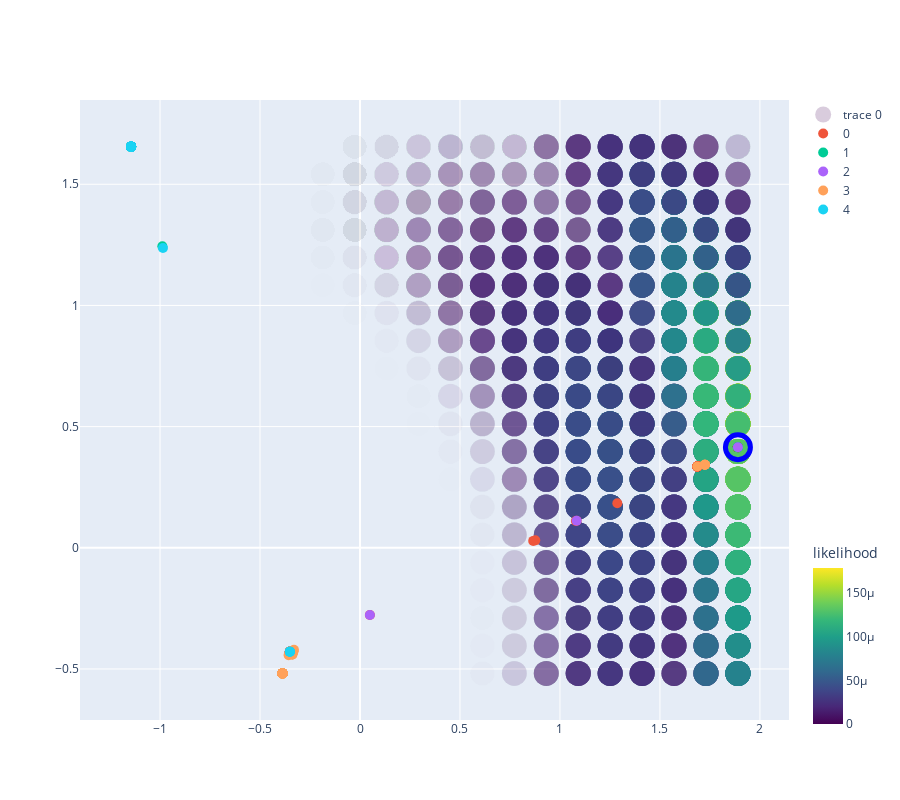

Notebook code cell kept with this figure:
### Code cell
fig_dual= [trace]

fig_dual.extend(figwl)

layout= go.Layout(
    height= 800,
    width= 900
)
Figure= go.Figure(data= fig_dual,layout= layout)
iplot(Figure)

### Figure 1 — Plotly figure (JSON) as saved in the notebook; plotly's stock layout.template omitted (floating-point values rounded to 4 significant figures; data arrays with more than 128 entries replaced by an {"elided": "..."} marker saying what was removed)
{"data": [{"marker": {"color": {"elided": "8000 float values"}, "colorbar": {"len": 200, "lenmode": "pixels", "title": {"text": "likelihood"}, "y": 0.3, "yanchor": "top"}, "colorscale": [[0, "#440154"], [0.1111, "#482878"], [0.2222, "#3e4989"], [0.3333, "#31688e"], [0.4444, "#26828e"], [0.5556, "#1f9e89"], [0.6667, "#35b779"], [0.7778, "#6ece58"], [0.8889, "#b5de2b"], [1, "#fde725"]], "line": {"width": 0}, "opacity": {"elided": "8000 float values"}, "size": 25, "symbol": "circle"}, "mode": "markers", "type": "scatter", "x": {"elided": "8000 float values"}, "y": {"elided": "8000 float values"}}, {"marker": {"size": 10}, "mode": "markers", "name": "0", "text": ["i61_pop0_temp", "i63_pop0_temp", "i65_pop0_temp", "i87_pop0_temp", "i88_pop0_temp", "i89_pop0_temp", "i90_pop0_temp", "i91_pop0_temp", "i92_pop0_temp", "i93_pop0_temp", "i94_pop0_temp", "i95_pop0_temp", "i96_pop0_temp", "i97_pop0_temp", "i98_pop0_temp", "i99_pop0_temp", "i100_pop0_temp", "i101_pop0_temp", "i102_pop0_temp", "i103_pop0_temp", "i104_pop0_temp", "i105_pop0_temp", "i106_pop0_subtrop", "i107_pop0_temp", "i108_pop0_temp", "i109_pop0_temp", "i110_pop0_temp", "i111_pop0_temp", "i112_pop0_temp", "i113_pop0_temp", "i114_pop0_temp", "i116_pop0_temp", "i117_pop0_temp", "i118_pop0_temp", "i119_pop0_temp", "i120_pop0_temp", "i121_pop0_temp", "i122_pop0_temp", "i123_pop0_temp", "i124_pop0_temp", "i125_pop0_temp", "i127_pop0_subtrop", "i128_pop0_temp", "i129_pop0_temp", "i130_pop0_temp", "i132_pop0_temp", "i133_pop0_temp", "i135_pop0_temp", "i137_pop0_temp", "i139_pop0_temp", "i140_pop0_temp", "i141_pop0_temp", "i142_pop0_temp", "i143_pop0_temp", "i147_pop0_temp", "i148_pop0_temp", "i153_pop0_temp", "i172_pop0_temp", "i175_pop0_temp", "i176_pop0_temp", "i179_pop0_temp", "i186_pop0_temp", "i187_pop0_temp", "i188_pop0_temp", "i189_pop0_temp", "i191_pop0_temp", "i192_pop0_temp", "i193_pop0_temp", "i194_pop0_temp", "i195_pop0_temp", "i196_pop0_temp", "i197_pop0_temp", "i198_pop0_temp", "i204_pop0_temp", "i206_pop0_temp", "i207_pop0_temp", "i208_pop0_temp", "i209_pop0_temp", "i210_pop0_temp", "i211_pop0_temp", "i212_pop0_temp", "i213_pop0_temp", "i214_pop0_temp", "i215_pop0_temp", "i216_pop0_temp", "i217_pop0_temp", "i218_pop0_temp", "i222_pop0_temp", "i223_pop0_temp", "i225_pop0_temp", "i254_pop0_temp", "i255_pop0_temp", "i256_pop0_temp", "i257_pop0_temp", "i271_pop0_temp", "i299_pop0_temp", "i300_pop0_temp", "i301_pop0_temp", "i302_pop0_temp", "i305_pop0_temp", "i306_pop0_temp", "i307_pop0_temp", "i308_pop0_temp", "i309_pop0_temp", "i310_pop0_temp", "i311_pop0_temp", "i313_pop0_temp", "i316_pop0_temp", "i317_pop0_temp", "i323_pop0_temp", "i327_pop0_temp", "i334_pop0_temp", "i335_pop0_temp", "i338_pop0_temp", "i342_pop0_temp", "i352_pop0_temp", "i384_pop0_temp"], "type": "scatter", "x": [-0.3507, 1.89, 0.04938, 1.08, 1.89, 1.687, 1.687, 1.89, -0.3507, 1.687, -0.3507, 1.687, 1.687, 1.687, -0.3507, -0.3507, 1.687, -0.3507, 0.8766, -0.3507, -0.3507, 1.89, -0.3507, 0.8662, 1.687, -0.3507, -0.3507, -0.3507, 1.687, -0.3507, 1.687, -0.3507, 1.687, -0.3507, 1.89, 1.687, 1.687, -0.3507, 1.89, 1.89, 1.89, -0.3507, -0.3507, -0.3507, -0.3507, -0.3507, 1.687, 1.89, 1.083, 1.687, -0.3507, 1.89, 1.687, 1.687, 1.687, -0.3507, -0.3507, 1.287, -0.3507, -0.3507, -0.3507, 1.687, -0.3507, 1.89, 1.687, 1.89, -0.3507, -0.3507, -0.3507, 1.89, -0.3507, 1.89, 1.89, -0.3507, -0.3507, 1.687, -0.3507, 1.89, 1.687, -0.3507, 1.687, 1.89, 1.89, -0.3507, 1.89, 1.687, 1.687, 1.89, 1.89, 1.687, -0.3507, 1.687, -0.3507, -0.3507, 1.89, 1.89, -0.3507, 1.89, 1.89, 1.687, -0.3507, 1.687, 1.89, 1.687, 1.687, 1.89, 1.687, 1.89, -0.3507, 1.687, 1.687, -0.3507, 1.687, -0.3507, -0.3507, -0.3507, 1.687], "y": [-0.4287, 0.4149, -0.2774, 0.1102, 0.4149, 0.3352, 0.3352, 0.4149, -0.4287, 0.3352, -0.4287, 0.3352, 0.3352, 0.3352, -0.4287, -0.4287, 0.3352, -0.4287, 0.03057, -0.4287, -0.4287, 0.4149, -0.4287, 0.02835, 0.3352, -0.4287, -0.4287, -0.4287, 0.3352, -0.4287, 0.3352, -0.4287, 0.3352, -0.4287, 0.4149, 0.3352, 0.3352, -0.4287, 0.4149, 0.4149, 0.4149, -0.4287, -0.4287, -0.4287, -0.4287, -0.4287, 0.3352, 0.4149, 0.1113, 0.3352, -0.4287, 0.4149, 0.3352, 0.3352, 0.3352, -0.4287, -0.4287, 0.184, -0.4287, -0.4287, -0.4287, 0.3352, -0.4287, 0.4149, 0.3352, 0.4149, -0.4287, -0.4287, -0.4287, 0.4149, -0.4287, 0.4149, 0.4149, -0.4287, -0.4287, 0.3352, -0.4287, 0.4149, 0.3352, -0.4287, 0.3352, 0.4149, 0.4149, -0.4287, 0.4149, 0.3352, 0.3352, 0.4149, 0.4149, 0.3352, -0.4287, 0.3352, -0.4287, -0.4287, 0.4149, 0.4149, -0.4287, 0.4149, 0.4149, 0.3352, -0.4287, 0.3352, 0.4149, 0.3352, 0.3352, 0.4149, 0.3352, 0.4149, -0.4287, 0.3352, 0.3352, -0.4287, 0.3352, -0.4287, -0.4287, -0.4287, 0.3352]}, {"marker": {"size": 10}, "mode": "markers", "name": "1", "text": ["i70_pop1_trop", "i76_pop1_trop", "i78_pop1_trop", "i115_pop1_trop", "i131_pop1_subtrop", "i136_pop1_trop", "i138_pop1_trop", "i150_pop1_trop", "i152_pop1_trop", "i156_pop1_subtrop", "i157_pop1_trop", "i158_pop1_subtrop", "i160_pop1_subtrop", "i165_pop1_subtrop", "i166_pop1_trop", "i168_pop1_trop", "i173_pop1_subtrop", "i174_pop1_trop", "i177_pop1_trop", "i178_pop1_trop", "i190_pop1_trop", "i199_pop1_trop", "i200_pop1_trop", "i201_pop1_trop", "i202_pop1_trop", "i203_pop1_trop", "i205_pop1_trop", "i219_pop1_trop", "i220_pop1_trop", "i221_pop1_trop", "i224_pop1_subtrop", "i226_pop1_subtrop", "i231_pop1_trop", "i233_pop1_trop", "i243_pop1_trop", "i244_pop1_trop", "i251_pop1_trop", "i252_pop1_trop", "i261_pop1_subtrop", "i263_pop1_subtrop", "i265_pop1_subtrop", "i266_pop1_subtrop", "i270_pop1_subtrop", "i272_pop1_subtrop", "i273_pop1_subtrop", "i277_pop1_trop", "i279_pop1_trop", "i284_pop1_trop", "i285_pop1_subtrop", "i286_pop1_subtrop", "i287_pop1_subtrop", "i288_pop1_trop", "i294_pop1_trop", "i296_pop1_trop", "i298_pop1_trop", "i318_pop1_subtrop", "i319_pop1_subtrop", "i320_pop1_subtrop", "i321_pop1_subtrop", "i322_pop1_trop", "i324_pop1_subtrop", "i325_pop1_subtrop", "i326_pop1_subtrop", "i329_pop1_subtrop", "i330_pop1_subtrop", "i331_pop1_trop", "i336_pop1_trop", "i340_pop1_trop", "i346_pop1_subtrop", "i348_pop1_subtrop", "i349_pop1_subtrop", "i351_pop1_subtrop", "i353_pop1_subtrop", "i354_pop1_subtrop", "i355_pop1_subtrop", "i356_pop1_subtrop", "i357_pop1_subtrop", "i358_pop1_subtrop", "i359_pop1_subtrop", "i360_pop1_subtrop", "i363_pop1_subtrop", "i364_pop1_subtrop", "i365_pop1_subtrop", "i366_pop1_subtrop", "i368_pop1_subtrop", "i369_pop1_subtrop", "i370_pop1_subtrop", "i371_pop1_subtrop", "i372_pop1_subtrop", "i373_pop1_subtrop", "i374_pop1_subtrop", "i375_pop1_subtrop", "i376_pop1_subtrop", "i377_pop1_subtrop", "i378_pop1_subtrop", "i379_pop1_subtrop", "i380_pop1_subtrop", "i381_pop1_subtrop", "i382_pop1_subtrop", "i383_pop1_subtrop"], "type": "scatter", "x": [-0.3507, -1.145, -1.145, 1.89, -0.3507, -0.3507, -0.3507, -1.145, 1.89, -0.3507, -1.145, -0.3507, -0.3507, -1.145, -0.3507, -0.3507, -1.145, -0.3507, -1.145, -0.3507, 1.89, 1.89, -0.3507, 1.89, 1.89, -0.3507, 1.89, -1.145, -0.3507, -1.145, -0.3507, -0.3507, -0.3507, -1.145, -0.3507, -1.145, -0.3507, -0.3507, -0.3507, -0.3507, -0.3507, -0.3507, -0.3507, -0.3507, -0.3507, -0.3507, -0.3507, -0.3507, -0.3507, -0.3507, -0.3507, -0.3507, -0.3507, -0.9884, -0.3507, -0.3507, -1.145, -0.3507, -1.145, -1.145, -0.3507, -0.3507, -0.3507, -0.3507, -0.3507, -1.145, -0.3507, -1.145, -0.3507, -0.3507, -0.3507, -0.3507, -0.3507, -0.3507, -0.3507, -0.3507, -0.3507, -0.3507, -0.3507, -0.3507, -0.3507, -0.3507, -0.3507, -0.3507, -0.3507, -0.3507, -0.3507, -0.3507, -0.3507, -0.3507, -0.3507, -0.3507, -0.3507, -0.3507, -0.3507, -0.3507, -0.3507, -0.3507, -0.3507, -0.3507], "y": [-0.4287, 1.655, 1.655, 0.4149, -0.4287, -0.4287, -0.4287, 1.655, 0.4149, -0.4287, 1.655, -0.4287, -0.4287, 1.655, -0.4287, -0.4287, 1.655, -0.4287, 1.655, -0.4287, 0.4149, 0.4149, -0.4287, 0.4149, 0.4149, -0.4287, 0.4149, 1.655, -0.4287, 1.655, -0.4287, -0.4287, -0.4287, 1.655, -0.4287, 1.655, -0.4287, -0.4287, -0.4287, -0.4287, -0.4287, -0.4287, -0.4287, -0.4287, -0.4287, -0.4287, -0.4287, -0.4287, -0.4287, -0.4287, -0.4287, -0.4287, -0.4287, 1.244, -0.4287, -0.4287, 1.655, -0.4287, 1.655, 1.655, -0.4287, -0.4287, -0.4287, -0.4287, -0.4287, 1.655, -0.4287, 1.655, -0.4287, -0.4287, -0.4287, -0.4287, -0.4287, -0.4287, -0.4287, -0.4287, -0.4287, -0.4287, -0.4287, -0.4287, -0.4287, -0.4287, -0.4287, -0.4287, -0.4287, -0.4287, -0.4287, -0.4287, -0.4287, -0.4287, -0.4287, -0.4287, -0.4287, -0.4287, -0.4287, -0.4287, -0.4287, -0.4287, -0.4287, -0.4287]}, {"marker": {"size": 10}, "mode": "markers", "name": "2", "text": ["i27_pop2_aro", "i62_pop2_temp", "i64_pop2_temp", "i68_pop2_trop", "i80_pop2_trop", "i86_pop2_aro", "i126_pop2_subtrop", "i144_pop2_trop", "i145_pop2_trop", "i146_pop2_trop", "i149_pop2_trop", "i151_pop2_trop", "i154_pop2_subtrop", "i155_pop2_subtrop", "i159_pop2_subtrop", "i161_pop2_trop", "i162_pop2_subtrop", "i163_pop2_subtrop", "i164_pop2_subtrop", "i167_pop2_trop", "i169_pop2_subtrop", "i170_pop2_subtrop", "i171_pop2_trop", "i181_pop2_trop", "i182_pop2_subtrop", "i183_pop2_trop", "i184_pop2_trop", "i185_pop2_trop", "i229_pop2_trop", "i230_pop2_trop", "i245_pop2_trop", "i253_pop2_trop", "i258_pop2_subtrop", "i259_pop2_subtrop", "i260_pop2_subtrop", "i262_pop2_subtrop", "i264_pop2_subtrop", "i267_pop2_subtrop", "i268_pop2_subtrop", "i269_pop2_subtrop", "i274_pop2_trop", "i275_pop2_trop", "i276_pop2_trop", "i278_pop2_trop", "i281_pop2_trop", "i282_pop2_trop", "i283_pop2_trop", "i290_pop2_trop", "i291_pop2_trop", "i292_pop2_trop", "i293_pop2_trop", "i295_pop2_subtrop", "i303_pop2_trop", "i304_pop2_subtrop", "i312_pop2_trop", "i314_pop2_subtrop", "i315_pop2_trop", "i328_pop2_trop", "i332_pop2_trop", "i337_pop2_trop", "i339_pop2_trop", "i341_pop2_trop", "i343_pop2_temp", "i344_pop2_trop", "i345_pop2_trop", "i347_pop2_trop", "i350_pop2_trop", "i361_pop2_trop", "i362_pop2_trop", "i367_pop2_subtrop"], "type": "scatter", "x": [-0.3507, 0.04938, 1.083, -0.3507, -0.3518, -0.3507, -0.3507, -0.3507, -0.3507, -0.3507, -0.3507, -0.3507, -0.3507, -0.3507, -0.3507, -0.3507, -0.3507, -0.3507, -0.3507, -0.3507, -0.3507, -0.3507, -0.3507, -0.3507, -0.3507, -0.3507, -0.3507, -0.3507, -0.3507, -0.3507, -0.3507, -0.3507, -0.3507, -0.3507, -0.3507, -0.3507, -0.3507, -0.3507, -0.3507, -0.3507, -1.145, -0.3507, -1.145, -0.3507, -0.3507, -0.3507, -0.3507, -0.3507, -0.3507, -0.3507, -0.3507, -0.3507, -0.3507, -0.3507, -0.3518, -0.3507, -0.3507, -0.3507, -0.3507, -0.3507, -1.145, -0.3507, 1.89, -0.3507, -0.3507, -0.3507, -0.3507, -0.3507, -1.145, -0.3518], "y": [-0.4287, -0.2774, 0.1113, -0.4287, -0.431, -0.4287, -0.4287, -0.4287, -0.4287, -0.4287, -0.4287, -0.4287, -0.4287, -0.4287, -0.4287, -0.4287, -0.4287, -0.4287, -0.4287, -0.4287, -0.4287, -0.4287, -0.4287, -0.4287, -0.4287, -0.4287, -0.4287, -0.4287, -0.4287, -0.4287, -0.4287, -0.4287, -0.4287, -0.4287, -0.4287, -0.4287, -0.4287, -0.4287, -0.4287, -0.4287, 1.655, -0.4287, 1.655, -0.4287, -0.4287, -0.4287, -0.4287, -0.4287, -0.4287, -0.4287, -0.4287, -0.4287, -0.4287, -0.4287, -0.431, -0.4287, -0.4287, -0.4287, -0.4287, -0.4287, 1.655, -0.4287, 0.4149, -0.4287, -0.4287, -0.4287, -0.4287, -0.4287, 1.655, -0.431]}, {"marker": {"size": 10}, "mode": "markers", "name": "3", "text": ["i0_pop3_aro", "i1_pop3_aro", "i2_pop3_aro", "i3_pop3_aro", "i4_pop3_aro", "i5_pop3_aro", "i6_pop3_aro", "i7_pop3_aro", "i8_pop3_aro", "i9_pop3_aro", "i10_pop3_aro", "i11_pop3_aro", "i12_pop3_aro", "i13_pop3_aro", "i14_pop3_aro", "i15_pop3_aro", "i16_pop3_aro", "i17_pop3_aro", "i18_pop3_aro", "i19_pop3_aro", "i20_pop3_aro", "i21_pop3_aro", "i22_pop3_aro", "i23_pop3_aro", "i24_pop3_aro", "i25_pop3_aro", "i26_pop3_aro", "i28_pop3_aro", "i29_pop3_aro", "i30_pop3_aro", "i31_pop3_aro", "i32_pop3_aro", "i33_pop3_aro", "i34_pop3_aro", "i35_pop3_aro", "i36_pop3_aro", "i37_pop3_aro", "i38_pop3_aro", "i39_pop3_aro", "i40_pop3_aro", "i41_pop3_aro", "i42_pop3_aro", "i43_pop3_aro", "i44_pop3_aro", "i45_pop3_aro", "i46_pop3_aro", "i47_pop3_aro", "i48_pop3_aro", "i49_pop3_aro", "i50_pop3_aro", "i51_pop3_aro", "i52_pop3_aro", "i53_pop3_aro", "i54_pop3_aro", "i55_pop3_aro", "i56_pop3_aro", "i57_pop3_aro", "i58_pop3_aro", "i59_pop3_aro", "i60_pop3_aro", "i66_pop3_aro", "i79_pop3_aro", "i81_pop3_aro", "i82_pop3_aro", "i83_pop3_aro", "i84_pop3_aro", "i85_pop3_aro"], "type": "scatter", "x": [-0.3876, -0.3876, -0.3876, -0.3876, -0.3876, -0.3876, -0.3507, -0.3876, -0.3876, -0.3876, -0.3507, -0.3569, -0.3507, -0.3876, -0.3507, -0.3876, -0.3876, -0.3507, 1.687, -0.3876, -0.3332, 1.725, -0.3876, -0.3384, -0.3876, -0.3876, -0.3876, 1.725, -0.3507, -0.3507, -0.3876, -0.3507, -0.3876, -0.3384, -0.3507, -0.3876, -0.3876, -0.3507, -0.3507, -0.3876, 1.725, -0.3876, -0.3876, -0.3507, -0.3507, -0.3332, -0.3507, -0.3507, -0.3876, -0.3876, -0.3507, -0.3507, -0.3558, -0.3876, -0.3876, -0.3876, -0.3507, 1.725, -0.3507, -0.3876, -0.3876, -0.3384, -0.3876, -0.3876, -0.3302, -0.3507, -0.3507], "y": [-0.5183, -0.5183, -0.5183, -0.5183, -0.5183, -0.5183, -0.4287, -0.5183, -0.5183, -0.5183, -0.4287, -0.443, -0.4287, -0.5183, -0.4287, -0.5183, -0.5183, -0.4287, 0.3352, -0.5183, -0.4284, 0.3429, -0.5183, -0.4403, -0.5183, -0.5183, -0.5183, 0.3429, -0.4287, -0.4287, -0.5183, -0.4287, -0.5183, -0.4403, -0.4287, -0.5183, -0.5183, -0.4287, -0.4287, -0.5183, 0.3429, -0.5183, -0.5183, -0.4287, -0.4287, -0.4284, -0.4287, -0.4287, -0.5183, -0.5183, -0.4287, -0.4287, -0.4406, -0.5183, -0.5183, -0.5183, -0.4287, 0.3429, -0.4287, -0.5183, -0.5183, -0.4403, -0.5183, -0.5183, -0.4213, -0.4287, -0.4287]}, {"marker": {"size": 10}, "mode": "markers", "name": "4", "text": ["i67_pop4_trop", "i69_pop4_trop", "i71_pop4_trop", "i72_pop4_trop", "i73_pop4_trop", "i74_pop4_trop", "i75_pop4_trop", "i77_pop4_trop", "i134_pop4_trop", "i180_pop4_trop", "i227_pop4_trop", "i228_pop4_trop", "i232_pop4_trop", "i234_pop4_trop", "i235_pop4_trop", "i236_pop4_trop", "i237_pop4_trop", "i238_pop4_trop", "i239_pop4_trop", "i240_pop4_trop", "i241_pop4_trop", "i242_pop4_trop", "i246_pop4_trop", "i247_pop4_trop", "i248_pop4_trop", "i249_pop4_trop", "i250_pop4_trop", "i280_pop4_trop", "i289_pop4_trop", "i297_pop4_trop", "i333_pop4_trop"], "type": "scatter", "x": [-1.145, -1.145, -1.145, -1.145, -0.3507, -1.145, -1.145, -1.145, -0.3507, -1.145, -1.145, -1.145, -1.145, -1.145, -1.145, -1.145, -1.145, -1.145, -1.145, -0.3507, -1.145, -1.145, -1.145, -1.145, -1.145, -0.9854, -1.145, -1.145, -1.145, -0.3507, -1.145], "y": [1.655, 1.655, 1.655, 1.655, -0.4287, 1.655, 1.655, 1.655, -0.4287, 1.655, 1.655, 1.655, 1.655, 1.655, 1.655, 1.655, 1.655, 1.655, 1.655, -0.4287, 1.655, 1.655, 1.655, 1.655, 1.655, 1.237, 1.655, 1.655, 1.655, -0.4287, 1.655]}, {"marker": {"color": "rgba(135, 206, 250, 0)", "line": {"color": "blue", "width": 5}, "opacity": 1, "size": 25}, "mode": "markers", "showlegend": false, "type": "scatter", "x": [1.89], "y": [0.4149]}], "layout": {"height": 800, "width": 900}}
